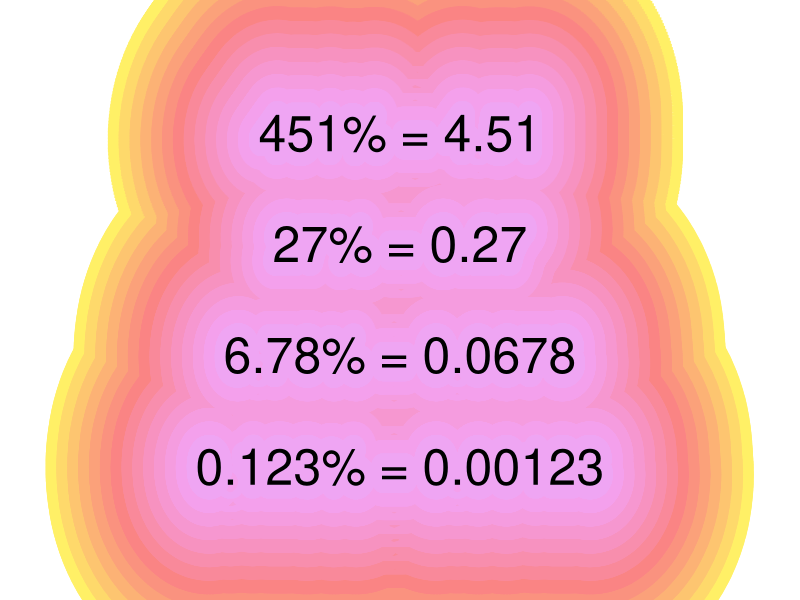

Generate this figure with R:
png("prct_deg_art.png",500,300)
par(mar=c(0,0,0,0))
plot(0,0,"n",xlim=c(0,5),ylim=c(0,3),axes=F,ann=F)

cols = c("black","blue","red","green","black")

n = 15
cols = hsv(seq(1.15,0.8,length.out=n)%%1,seq(0.6,0.3,length.out=n),seq(1,0.95,length.out=n))
for(i in 1:n){
    r = 1.1*(1-i/n)
    for(th in seq(0,2*pi,pi/180)){
        text(2.5+r*cos(th),0.8*3+r*sin(th),"451% = 4.51",cex=3,col=cols[i])
        text(2.5+r*cos(th),0.6*3+r*sin(th),"27% = 0.27",cex=3,col=cols[i])
        text(2.5+r*cos(th),0.4*3+r*sin(th),"6.78% = 0.0678",cex=3,col=cols[i])
        text(2.5+r*cos(th),0.2*3+r*sin(th),"0.123% = 0.00123",cex=3,col=cols[i])
    }
}

text(2.5,0.8*3,"451% = 4.51",cex=3)
text(2.5,0.6*3,"27% = 0.27",cex=3)
text(2.5,0.4*3,"6.78% = 0.0678",cex=3)
text(2.5,0.2*3,"0.123% = 0.00123",cex=3)

dev.off()
